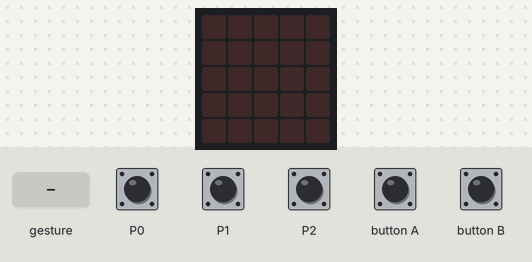
Bench run of a program on a simulated BBC micro:bit (MakeCode). Shown: the board's 5×5 LED display. Inputs (shaded band) come from the test bench. A tilt is held for 1.5 s and a shake lasts 1 s, then the board lies face up again.

Above: at 1.2 s.
1.3 s: touch pin P0 pressed for 0.15 s
At 2.3 s:
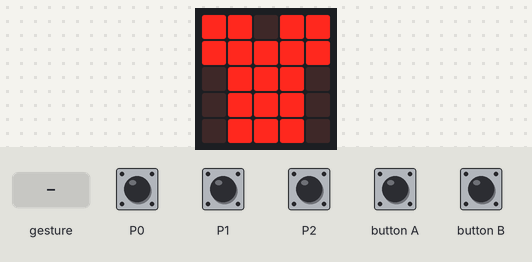
4.0 s: touch pin P1 pressed for 0.15 s
At 4.6 s:
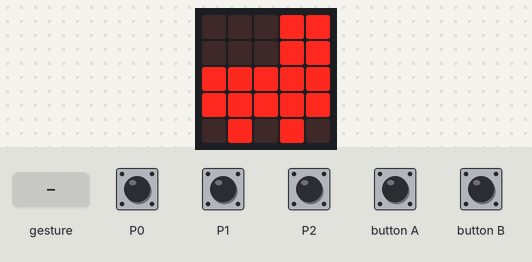
6.7 s: touch pin P2 pressed for 0.15 s
At 7.7 s:
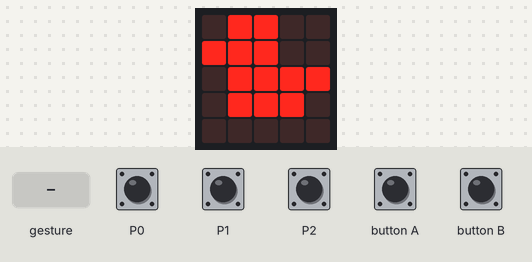
9.4 s: button A pressed for 0.15 s
At 9.9 s:
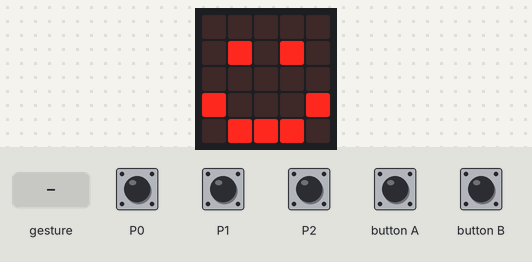
12.1 s: button B pressed for 0.15 s
At 13.1 s:
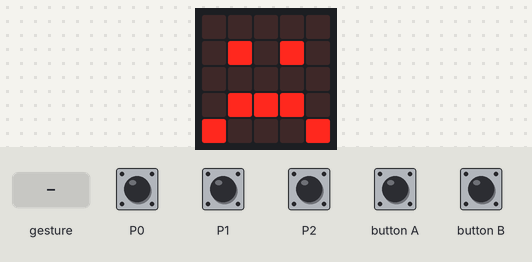
14.8 s: gesture 'tilt left'
At 15.6 s:
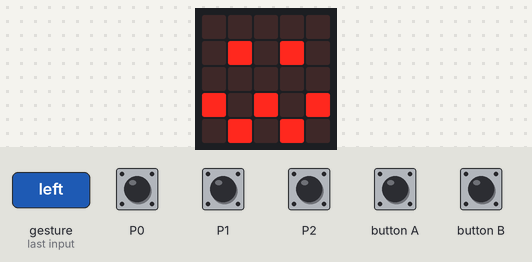
Timing chart, 0 to 17.8 s (numbered marks = the images above; inputs shaded):
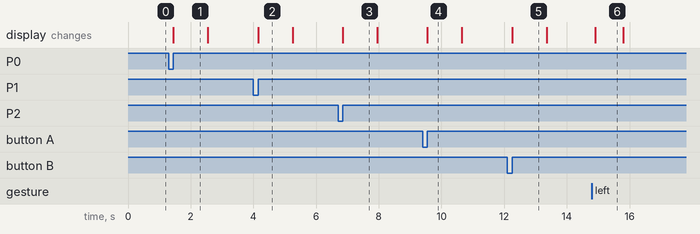

Measured:
- after the input at 1.3 s, the display: changes after 0.15 s (image 1)
- after the input at 4.0 s, the display: changes after 0.15 s (image 2)
- after the input at 6.7 s, the display: changes after 0.15 s (image 3)
- after the input at 9.4 s, the display: changes after 0.15 s (image 4)
- after the input at 12.1 s, the display: changes after 0.15 s (image 5)
- after the input at 14.8 s, the display: changes after 0.10 s (image 6)
- what the display in image 1 shows lasts 1.1 s, from 1.5 s to 2.6 s

The program:

main.ts
```typescript
input.onPinPressed(TouchPin.P0, function () {
    basic.showIcon(IconNames.TShirt)
    basic.pause(500)
    basic.clearScreen()
})
// Aボタンを押したら笑顔表示
input.onButtonPressed(Button.A, function () {
    basic.showIcon(IconNames.Happy)
    basic.pause(500)
    basic.clearScreen()
})
// 左に傾けたときに変顔を表示
input.onGesture(Gesture.TiltLeft, function () {
    basic.showLeds(`
        . . . . .
        . # . # .
        . . . . .
        # . # . #
        . # . # .
        `)
    basic.pause(500)
    basic.clearScreen()
})
input.onPinPressed(TouchPin.P2, function () {
    basic.showIcon(IconNames.Duck)
    basic.pause(500)
    basic.clearScreen()
})
input.onGesture(Gesture.Shake, function () {
    basic.showIcon(IconNames.Asleep)
    basic.pause(500)
    basic.clearScreen()
})
// Bボタンを押したら悲しい顔表示
input.onButtonPressed(Button.B, function () {
    basic.showIcon(IconNames.Sad)
    basic.pause(500)
    basic.clearScreen()
})
input.onPinPressed(TouchPin.P1, function () {
    basic.showIcon(IconNames.Rollerskate)
    basic.pause(500)
    basic.clearScreen()
})
basic.forever(function () {

})
```

test.ts
```typescript
// テストはここに来ます。このパッケージが拡張機能として使用されるときにはコンパイルされません。
```
